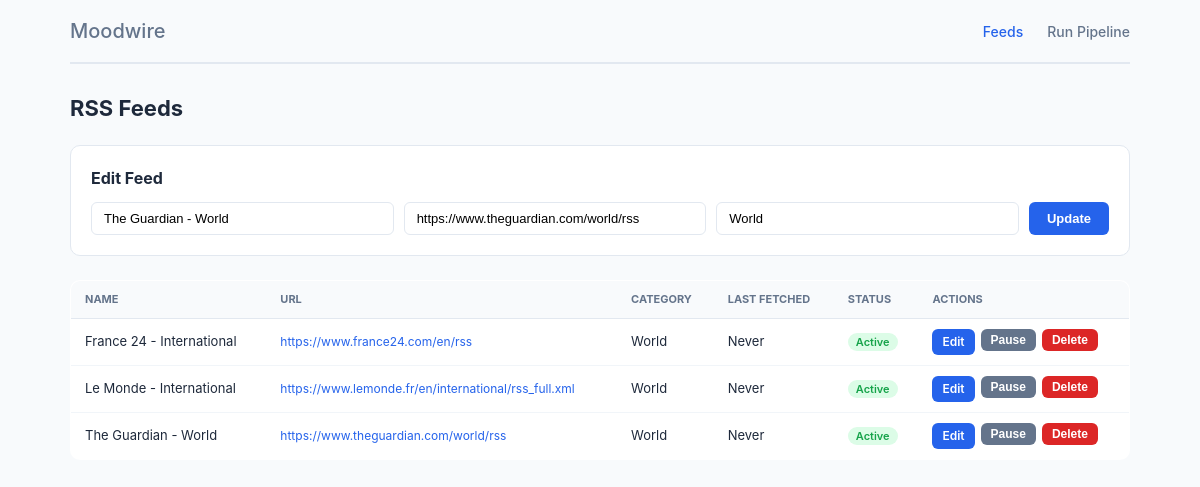
Screenshot of /feeds.php?edit=1 with the database file from the repository.
### tables this page shows
CREATE TABLE IF NOT EXISTS feeds (
    id INT AUTO_INCREMENT PRIMARY KEY,
    name VARCHAR(255) NOT NULL,
    url VARCHAR(500) NOT NULL UNIQUE,
    category VARCHAR(100) DEFAULT NULL,
    active TINYINT(1) DEFAULT 1,
    last_fetched DATETIME DEFAULT NULL,
    created_at DATETIME DEFAULT CURRENT_TIMESTAMP
);

### db.php (called while the page is built, shortened)
<?php
function db(): PDO {
    static $pdo = null;
    if ($pdo === null) {
        $dsn = 'mysql:host=' . DB_HOST . ';dbname=' . DB_NAME . ';charset=utf8mb4';
        $pdo = new PDO($dsn, DB_USER, DB_PASS, [
            PDO::ATTR_ERRMODE            => PDO::ERRMODE_EXCEPTION,
            PDO::ATTR_DEFAULT_FETCH_MODE => PDO::FETCH_ASSOC,
        ]);
    }
    return $pdo;
}

### functions.php (called while the page is built, shortened)
<?php
require_once __DIR__ . '/db.php';
function get_feeds(bool $active_only = false): array {
    $sql = 'SELECT * FROM feeds' . ($active_only ? ' WHERE active = 1' : '') . ' ORDER BY name';
    return db()->query($sql)->fetchAll();
}
function get_feed(int $id): array|false {
    $st = db()->prepare('SELECT * FROM feeds WHERE id = ?');
    $st->execute([$id]);
    return $st->fetch();
}

### feeds.php (the view, shortened to what this page needs)
<?php
require_once __DIR__ . '/functions.php';
$feeds     = get_feeds();
$edit_feed = isset($_GET['edit']) ? get_feed((int)$_GET['edit']) : null;
?>
<!DOCTYPE html>
<html lang="en">
<head>
<link rel="stylesheet" href="style.css">
</head>
<body>
<div class="container">
  <nav class="nav">
    <a href="index.php" class="nav-logo">Moodwire</a>
    <a href="feeds.php" class="active">Feeds</a>
    <a href="run.php">Run Pipeline</a>
  </nav>
  <h1>RSS Feeds</h1>
  <div class="card">
    <h2><?= $edit_feed ? 'Edit Feed' : 'Add Feed' ?></h2>
    <form method="POST">
      <div class="form-row">
        <input type="text" name="name" placeholder="Feed name" required
               value="<?= htmlspecialchars($edit_feed['name'] ?? '') ?>">
        <input type="url" name="url" placeholder="RSS URL" required
               value="<?= htmlspecialchars($edit_feed['url'] ?? '') ?>">
        <input type="text" name="category" placeholder="Category (optional)"
               value="<?= htmlspecialchars($edit_feed['category'] ?? '') ?>">
        <button type="submit" class="btn"><?= $edit_feed ? 'Update' : 'Add Feed' ?></button>
      </div>
    </form>
  </div>
  <table class="table">
    <thead>
      <tr>
        <th>Name</th><th>URL</th><th>Category</th>
        <th>Last Fetched</th><th>Status</th><th>Actions</th>
      </tr>
    </thead>
    <tbody>
    <?php foreach ($feeds as $feed): ?>
      <tr class="<?= $feed['active'] ? '' : 'inactive' ?>">
        <td><?= htmlspecialchars($feed['name']) ?></td>
        <td><a href="<?= htmlspecialchars($feed['url']) ?>" target="_blank" class="url-cell">
            <?= htmlspecialchars($feed['url']) ?></a></td>
        <td><?= htmlspecialchars($feed['category'] ?? '—') ?></td>
        <td><?= $feed['last_fetched'] ?? 'Never' ?></td>
        <td><span class="badge <?= $feed['active'] ? 'badge-green' : 'badge-grey' ?>">
            <?= $feed['active'] ? 'Active' : 'Paused' ?></span></td>
        <td class="actions">
          <a href="?edit=<?= $feed['id'] ?>" class="btn btn-sm">Edit</a>
          <form method="POST" style="display:inline">
            <button class="btn btn-sm btn-grey"><?= $feed['active'] ? 'Pause' : 'Activate' ?></button>
          </form>
          <form method="POST" style="display:inline"
                onsubmit="return confirm('Delete this feed and all its articles?')">
            <button class="btn btn-sm btn-red">Delete</button>
          </form>
        </td>
      </tr>
    <?php endforeach; ?>
    </tbody>
  </table>
</div>
</body>
</html>

### style.css (style rules this page uses)
* { box-sizing: border-box; margin: 0; padding: 0; }
body { font-family: -apple-system, BlinkMacSystemFont, 'Segoe UI', sans-serif; background: #f8fafc; color: #1e293b; font-size: 14px; line-height: 1.5; }
.container { max-width: 1100px; margin: 0 auto; padding: 0 20px 60px; }
.nav { display: flex; align-items: center; gap: 24px; padding: 16px 0; border-bottom: 2px solid #e2e8f0; margin-bottom: 28px; }
.nav-logo { font-weight: 800; font-size: 20px; color: #1e293b; text-decoration: none; margin-right: auto; }
.nav a { text-decoration: none; color: #64748b; font-weight: 500; }
.nav a.active, .nav a:hover { color: #2563eb; }
h1 { font-size: 22px; font-weight: 700; margin-bottom: 20px; }
h2 { font-size: 16px; font-weight: 700; margin-bottom: 12px; }
.card { background: white; border: 1px solid #e2e8f0; border-radius: 10px; padding: 20px; margin-bottom: 24px; }
.form-row { display: flex; gap: 10px; flex-wrap: wrap; }
.form-row input { flex: 1; padding: 8px 12px; border: 1px solid #e2e8f0; border-radius: 6px; font-size: 13px; min-width: 140px; }
.btn { display: inline-flex; align-items: center; padding: 8px 18px; background: #2563eb; color: white; border: none; border-radius: 6px; font-size: 13px; font-weight: 600; cursor: pointer; text-decoration: none; white-space: nowrap; }
.btn-sm { padding: 4px 10px; font-size: 12px; }
.btn-grey { background: #64748b; }
.btn-red { background: #dc2626; }
.table { width: 100%; border-collapse: collapse; background: white; border-radius: 10px; overflow: hidden; border: 1px solid #e2e8f0; }
.table th { background: #f8fafc; padding: 10px 14px; text-align: left; font-size: 11px; font-weight: 700; text-transform: uppercase; color: #64748b; border-bottom: 1px solid #e2e8f0; }
.table td { padding: 10px 14px; border-bottom: 1px solid #f1f5f9; font-size: 13px; }
.table tr:last-child td { border-bottom: none; }
.url-cell { color: #2563eb; text-decoration: none; font-size: 12px; word-break: break-all; }
.actions { display: flex; gap: 6px; }
.badge { padding: 2px 8px; border-radius: 10px; font-size: 11px; font-weight: 600; }
.badge-green { background: #dcfce7; color: #16a34a; }

### rows the page displays
feeds: name "The Guardian - World", url "https://www.theguardian.com/world/rss", category "World", last_fetched "Never", active "Active"
feeds: name "France 24 - International", url "https://www.france24.com/en/rss", category "World", last_fetched "Never", active "Active"
feeds: name "Le Monde - International", url "https://www.lemonde.fr/en/international/rss_full.xml", category "World", last_fetched "Never", active "Active"
